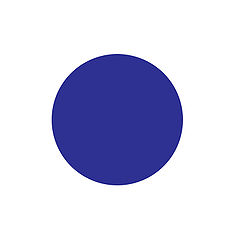
%> input picture circle.jpg, 240 x 240 px
$ octave MAIN.m   (GNU Octave 9; MATLAB toolbox functions it lacks are replaced by stand-ins)
%> lines starting %> are read from the running program, lines starting %| are printed output that depends on the picture; in (x1, y1, x2, y2) boxes, pixels count from 0 and x2, y2 are one past the last pixel; in counts of white or black regions, pixels touching at a corner belong together; the program's own positions count from 1
### preRadI.m
function [r, ind] = preRadI( I )
%PRERADI initialize variables (r & ind) for the radial integral function
%   To speed up the radial integral function, radI, this function
%   initializes the nessescary variables: r & ind.
%
%   An cartesian grid is created with the same dimensions as the input
%   image, I. The grid is converted to polor coordinates and the rho values
%   are sorted. The output of the sort function is the output of this
%   function.
%
% Syntax:  [r, ind] = preRadI(I);
%
% Inputs:
%    I - 2D array - image or diffraction
%
% Outputs:
%    r - 1D arry - distance from the center of I
%    ind - 1D array - index for I in increasing radial order
%
% Example:
%    Line 1 of example
%    Line 2 of example
%    Line 3 of example
%
% Other m-files required: none
% Subfunctions: none
% MAT-files required: none
%
% See also: RADI,  OTHER_FUNCTION_NAME2

% Author: Dennis F Gardner
% JILA, Univeristy of Colorado, 440 UCB, Boulder, CO 80309
% email: dennis.gardner@colorado.edu
% Website 1: http://www.github.com/DennisFGardner
% Website 2: http://www.linkedin.com/in/dennisfgardner
% File Creation: Oct. 4th, 2016

%------------- BEGIN CODE --------------

% array dimensions [rows, cols]
[M, N] = size(I);

% grid vectors (cartesian)
x = -N/2:N/2-1;
y = -M/2:M/2-1;

% grid array (cartesian)
[X , Y] = meshgrid(x, y);

% polor coordinates (rho has dims M x N)
[~,rho] = cart2pol(X,Y);

% sorts rho into ascending order, ind is the index
[r, ind] = sort(rho(:));

%------------- END OF CODE --------------
end

### radI.m
function [ rMean, zMean ] = radI(r, ind, I, N)
%RADI - radially integrate the 2D array into N partitions
%   From the center of the 2D array, I, radially integrate outwards. This
%   function is capable of handling an array with NaN elements.
%
%   The two variables for this funtion, r & ind, are initialized by another
%   function called preRadI. This was done to speed up this function
%   becasue this function, in my analysis, is used within a for loop and is
%   called hundreds of times.
%
%   This function is largely based on Narupon Chattrapiban's code posted in
%   the comments of Radial Scan at:
%   https://www.mathworks.com/matlabcentral/fileexchange/18102-radial-scan
%
% Syntax:  [ rMean, zMean ] = radI(r, ind, I)
%              or
%          [ rMean, zMean ] = radI(r, ind, I, N);
%
% Inputs:
%    r - 1D array - distance from the center of I (from preRadI)
%    ind - 1D array - index for I in increasing radial order (from preRadI)
%    I - 2D array - image (or diffraction) to be radially integrated
%    N - numbmer - divide integral into N sections, default N = rows * cols
%
% Outputs:
%    rMean - 1D vector - the average value of r in the section
%    zMean - 1D vector - average value of image at the given r values
%
% Example:
%    Line 1 of example
%    Line 2 of example
%    Line 3 of example
%
% Other m-files required: none
% Subfunctions: none
% MAT-files required: none
%
% See also: preRadI,  OTHER_FUNCTION_NAME2
%
% Notes: The N breaks up the integral into N parts. Each part has the same
% number of pixels equal to NumberOfElments/N . This function is fast, but
% it's not radially integrating with a fixed delta r. The number of
% sections cannot excede the number of elements in the array, I. If it
% does excede, then it's set to number of elements.

% Author: Dennis F Gardner
% JILA, Univeristy of Colorado, 440 UCB, Boulder, CO 80309
% email: dennis.gardner@colorado.edu
% Website 1: http://www.github.com/DennisFGardner
% Website 2: http://www.linkedin.com/in/dennisfgardner
% File Creation: Oct. 3rd, 2016

%------------- BEGIN CODE --------------

% sorts the values of the image in radially increasing order
z = I(ind);

% default value of N if not given, N = rows * cols
if nargin < 4,
    N = numel(I);
end

% N mush be less than the number of elements
if N > numel(I),
    N = numel(I);
end


% number of elements in I
Nelements = numel(I);

% if the number of section is less than the number of elements, then some
% average needs to be done. Otherwise, nothing  and define outputs.
if N < Nelements
    % from N, calculate number of pixel in each section. Round down to ensure
    % there are enough pixels for each section.
    pixelsPerSection = floor(Nelements/N);

    % due to rounding down, there may be left over pixels not used
    % redefine the number of elements
    Nelements = pixelsPerSection*N;

    % there may be extra pixels, get rid of them
    r(Nelements+1:end) = [];
    z(Nelements+1:end) = [];

    % reshape the linear vector, so each col has pixelsPerSecion and ther
    % are Nelement colums
    rMean = nanmean(reshape(r,pixelsPerSection,N),1);
    zMean = nanmean(reshape(z,pixelsPerSection,N),1);

elseif N == Nelements
    zMean = z;
    rMean = r;
end


%------------- END OF CODE --------------
end

### MAIN.m
%% MAIN

% Author: Dennis F Gardner
% JILA, Univeristy of Colorado, 440 UCB, Boulder, CO 80309
% email: dennis.gardner@colorado.edu
% Website 1: http://www.github.com/DennisFGardner
% Website 2: http://www.linkedin.com/in/dennisfgardner
% File Creation: Oct. 3rd, 2016


%% Open the circle image
close all; clearvars; clc;

I = imread('circle.jpg');
%> I is the input picture: size 240x240x3 uint8; mean R, G, B 205.5, 206.2, 229
I = double(I);
%> I: size 240x240x3 double
I = mean(I,3);
%> I: size 240x240 double
I(I>=200) = 0;
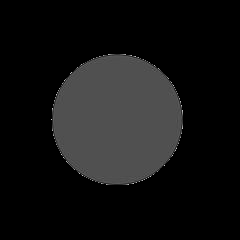
%> I: size 240x240 double; min 0, max 199.7, mean 18.9
I(I>0) = 1;
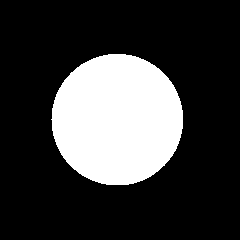
%> I: size 240x240 double; values 0 (black) and 1 (white), 23.6% white; 1 white region, box (x1, y1, x2, y2) and area: (51, 54, 183, 185) 13597
figure; imagesc(I); axis image;
%> after `axis image`:
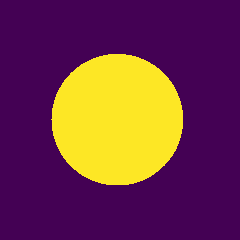
%> displayed picture: size 240x240x3, on the screen's scale of 0 to 255; mean R, G, B 111.7, 55.3, 72.9

%% open the bullseye image
close all; clearvars; clc;

I = imread('bullseye.png');
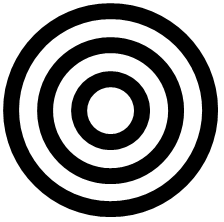
%> input picture bullseye.png, 224 x 222 px
%> I is the input picture: size 222x224x3 uint8; min 0, max 255, mean 154.1
I = double(I);
%> I: size 222x224x3 double
I = mean(I,3);
%> I: size 222x224 double
I(I<=200) = NaN;
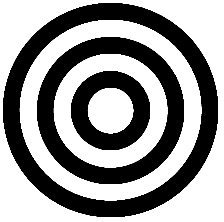
%> I: size 222x224 double; 40.91% of the values are NaN or infinite; the others: min 207, max 255, mean 254.5; drawn with min black, max white, NaN and infinite black
I(I>0) = 1;
%> I: size 222x224 double; 40.91% of the values are NaN or infinite; the others: min 1, max 1, mean 1
figure; imagesc(I); axis image;
%> after `axis image`:
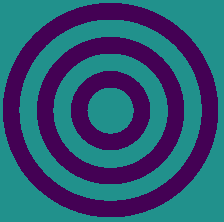
%> displayed picture: size 222x224x3, on the screen's scale of 0 to 255; mean R, G, B 47.3, 86.1, 117.1
%% Radiall integrate the circle

[r, ind] = preRadI(I);
[ rMean, zMean ] = radI(r, ind, I, 100);
%> in radI, `rMean = nanmean(reshape(r,pixelsPerSection,N),1);`: rMean = 100 values from 8.38 to 149.8
%> rMean = 100 values from 8.38 to 149.8

plot(rMean, zMean, '.');
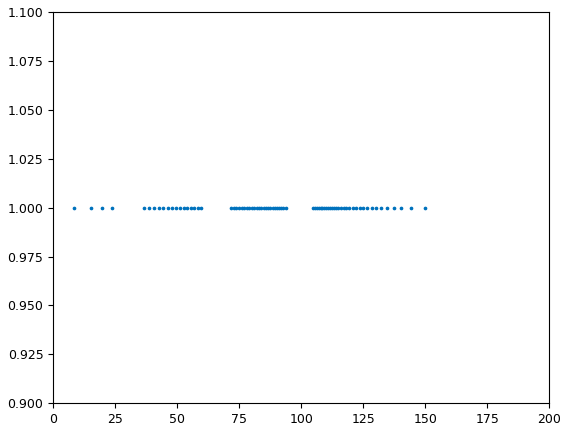
%> figure redrawn from the program's plot data

clear r ind
%% Testing


% array dimensions [rows, cols]
[M, N] = size(I);
%> M = 222; N = 224

% grid vectors (cartesian)
x = -N/2:N/2-1;
%> x = 224 values from -112 to 111
y = -M/2:M/2-1;
%> y = 222 values from -111 to 110

% grid array (cartesian)
[X , Y] = meshgrid(x, y);

[theta,rho] = cart2pol(X,Y);

clear M N x y X Y
%> (the run ends here)
